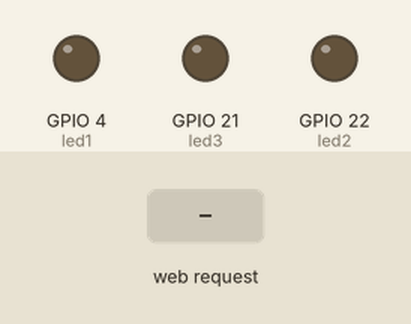
Simulated run of this sketch. Board: ESP32. Shown: output pins drawn as LEDs (lit = HIGH). The test bench sets the inputs (shaded band). WiFi joins after 1.5 s; servers stay silent unless stated; what the sketch prints to the serial monitor is not drawn.

Above: at 2.7 s.
2.8 s: HTTP request GET /led?state=led1 received
At 4.0 s:
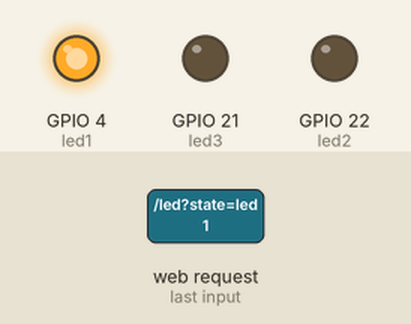
4.3 s: HTTP request GET /led?state=led2 received
At 5.2 s:
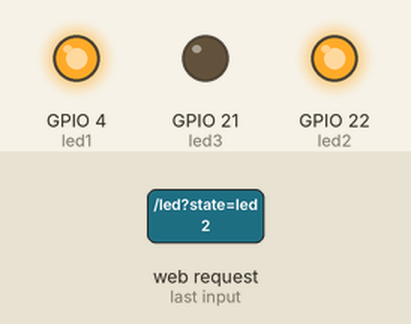
5.8 s: HTTP request GET /led?state=led3 received
At 6.4 s:
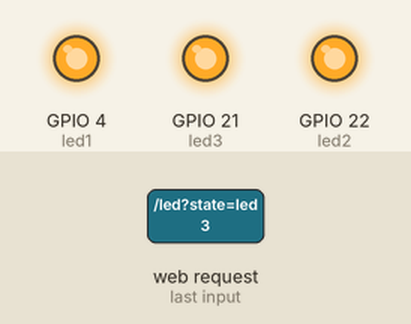
Timing chart, 0 to 8.8 s (numbered marks = the images above; inputs shaded):
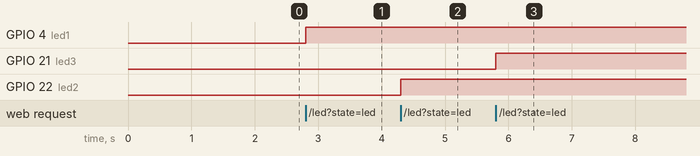

The sketch:

11_Interface_Web_Led_ajax.ino
```cpp
#include <WiFi.h>
#include <WebServer.h>

const char* ssid = "Brad";
const char* password = "catingueiro";

WebServer server(80);
const int led1 = 4;
const int led2 = 22;
const int led3 = 21;

void handleRoot() {
  String html = R"rawliteral(
    <!DOCTYPE html>
    <html>
    <head>
      <title>Controle do LED</title>
      <style>
        body { font-family: Arial; text-align: center; background-color: #f0f0f0; margin-top: 50px; }
        h1 { color: #333; }
        button {
          font-size: 20px;
          padding: 10px 20px;
          margin: 20px;
          border: none;
          border-radius: 8px;
          cursor: pointer;
        }
        .led1, .led2, .led3 { background-color: green; color: white; }
        .desligarTudo { background-color: red; color: white; }
      </style>
    </head>
    <body>
      <h1>Controle do LED</h1>
      <button class="led1" onclick="enviarComando('led1')">Ligar Led1</button>
      <button class="led2" onclick="enviarComando('led2')">Ligar Led2</button>
      <button class="led3" onclick="enviarComando('led3')">Ligar Led3</button>
      <button class="desligarTudo" onclick="enviarComando('desligarTudo')">Desligar Tudo</button>
      <p id="status">Status: Desconhecido</p>

      <script>
        function enviarComando(estado) {
          var xhttp = new XMLHttpRequest();
          xhttp.onreadystatechange = function() {
            if (this.readyState == 4 && this.status == 200) {
              document.getElementById("status").innerHTML = "Status: " + this.responseText;
            }
          };
          xhttp.open("GET", "/led?state=" + estado, true);
          xhttp.send();
        }
      </script>
    </body>
    </html>
  )rawliteral";

  server.send(200, "text/html", html);
}

void handleLed() {

  // String state = server.arg("state");
 String led = server.arg("state");  // Pegando o valor passado por argumento na URL

  if (led == "") {
    Serial.println("Nenhum estado recebido.");
    server.send(400, "text/plain", "Parâmetro 'estado' não fornecido.");
    return;
  }

  if (led == "led1") {
    digitalWrite(led1, HIGH);
    server.send(200, "text/plain", "Led1 Ligado");
  } else if (led == "led2") {
    digitalWrite(led2, HIGH);
    server.send(200, "text/plain", "Led2 Ligado");
  } else if (led == "led3") {
    digitalWrite(led3, HIGH);
    server.send(200, "text/plain", "Led3 Ligado");
  } else if (led == "desligarTudo") {
    digitalWrite(led1, LOW);
    digitalWrite(led2, LOW);
    digitalWrite(led3, LOW);
    server.send(200, "text/plain", "Todos Desligados");
  } else {
    Serial.println("Comando desconhecido: " + led);
    server.send(400, "text/plain", "Comando desconhecido");
  }

}

  void setup() {
    Serial.begin(115200);
    pinMode(led1, OUTPUT);
    pinMode(led2, OUTPUT);
    pinMode(led3, OUTPUT);
    digitalWrite(led1, LOW);
    digitalWrite(led2, LOW);
    digitalWrite(led3, LOW);

    WiFi.begin(ssid, password);
    while (WiFi.status() != WL_CONNECTED) {
      delay(500);
      Serial.print(".");
    }
    Serial.println("\nWiFi conectado!");
    Serial.println(WiFi.localIP());

    server.on("/", handleRoot);
    server.on("/led", handleLed);
    server.begin();
  }

  void loop() {
    server.handleClient();
  }
```

Measured:
- after the input at 2.8 s, GPIO 4 (led1): LOW → HIGH at once
- after the input at 4.3 s, GPIO 22 (led2): LOW → HIGH at once
- after the input at 5.8 s, GPIO 21 (led3): LOW → HIGH at once
